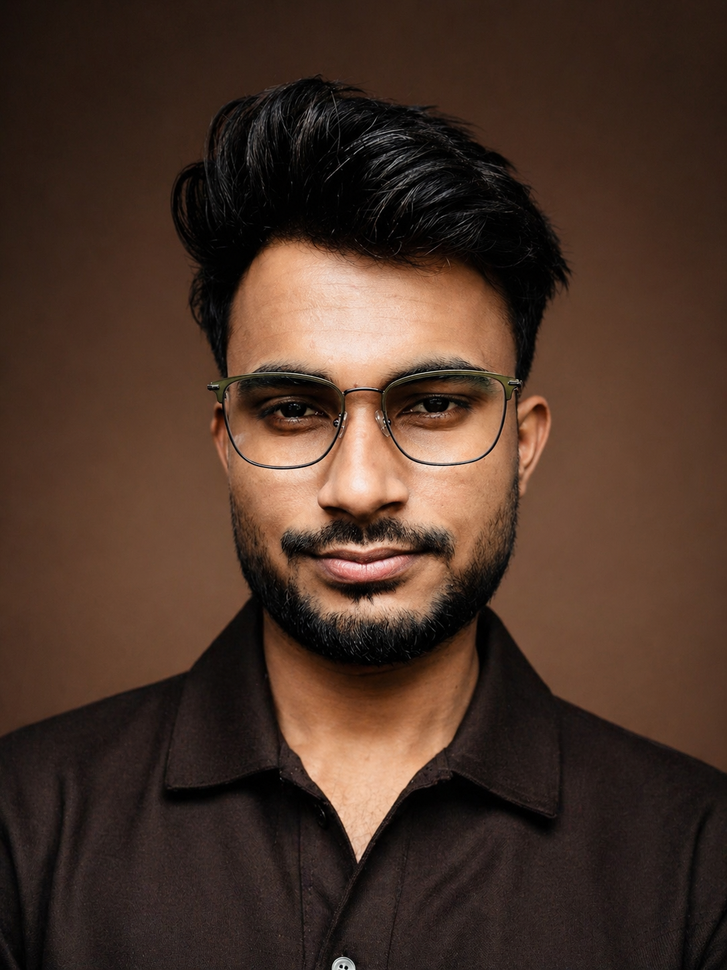
#> input picture public/herophoto.PNG, 727 x 970 px, shrunk from 1086 x 1448 before the run
$ python process_img_premium.py public/herophoto.PNG public/profile.png
#> lines starting #> are read from the running program, lines starting #| are printed output that depends on the picture
import sys
from PIL import Image, ImageEnhance, ImageFilter, ImageDraw

def apply_vignette(img, vignette_strength=0.3):
    width, height = img.size
    vignette = Image.new("L", (width, height), 0)
    draw = ImageDraw.Draw(vignette)

    # Create a radial gradient for vignette
    import math
    center_x, center_y = width / 2, height / 2
    max_radius = math.sqrt(center_x**2 + center_y**2)

    pixels = vignette.load()
    for y in range(height):
        for x in range(width):
            dist = math.sqrt((x - center_x)**2 + (y - center_y)**2)
            alpha = int(255 * (dist / max_radius) * vignette_strength)
            pixels[x, y] = 255 - min(alpha, 255)

    vignette = vignette.filter(ImageFilter.GaussianBlur(min(width, height) * 0.1))

    r, g, b, a = img.split()
    # Apply vignette by multiplying the alpha
    a_new = Image.blend(a, vignette, 0.5)
    return Image.merge("RGBA", (r, g, b, a))

def process_image(input_path, output_path):
#> called with input_path = 'public/herophoto.PNG', output_path = 'public/profile.png'
    print("Processing image for premium cinematic look...")
    img = Image.open(input_path).convert("RGBA")

    # Cinematic HDR enhancements
    enhancer = ImageEnhance.Sharpness(img)
    img = enhancer.enhance(1.6)  # Better sharpness

    enhancer = ImageEnhance.Contrast(img)
    img = enhancer.enhance(1.15)  # Premium HDR contrast
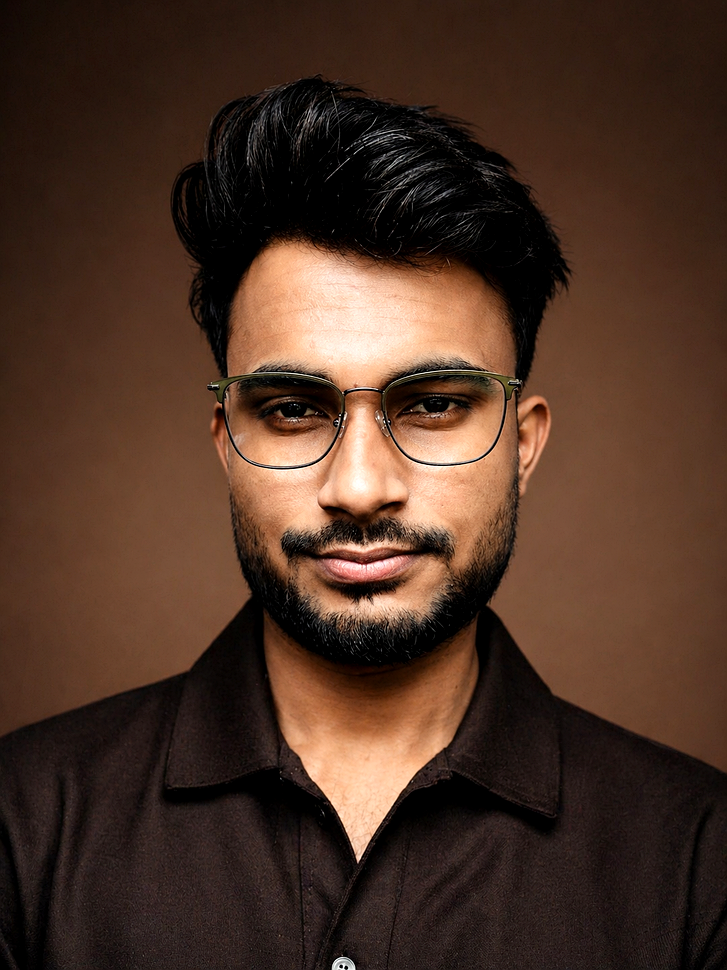
#> img: PIL image 727x970 RGBA; mean R, G, B, A 75.8, 50.6, 37.3, 255

    enhancer = ImageEnhance.Color(img)
    img = enhancer.enhance(1.08)  # Cinematic color

    enhancer = ImageEnhance.Brightness(img)
    img = enhancer.enhance(1.02)  # Slight lighting correction

    # Soft vignette
    img = apply_vignette(img, 0.25)
#> in apply_vignette, `vignette = Image.new("L", (width, height), 0)`: vignette: PIL image 727x970 L; every value is 0
#> in apply_vignette, `vignette = vignette.filter(ImageFilter.GaussianBlur(min(width, height)..`:
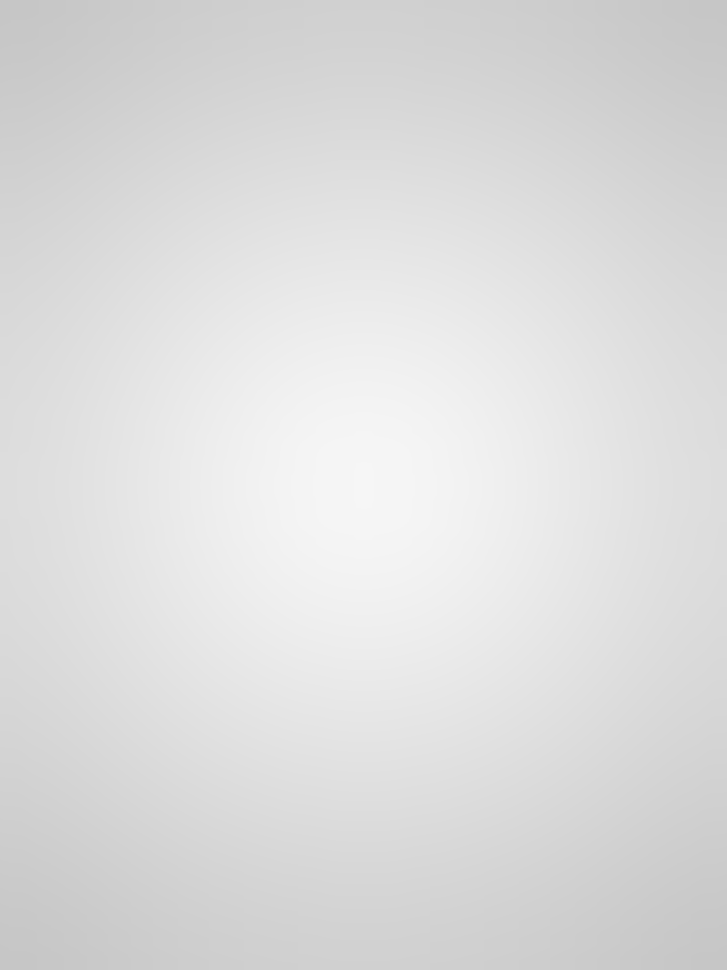
#> vignette: PIL image 727x970 L; min 198, max 246, mean 220.8
#> in apply_vignette, `r, g, b, a = img.split()`:
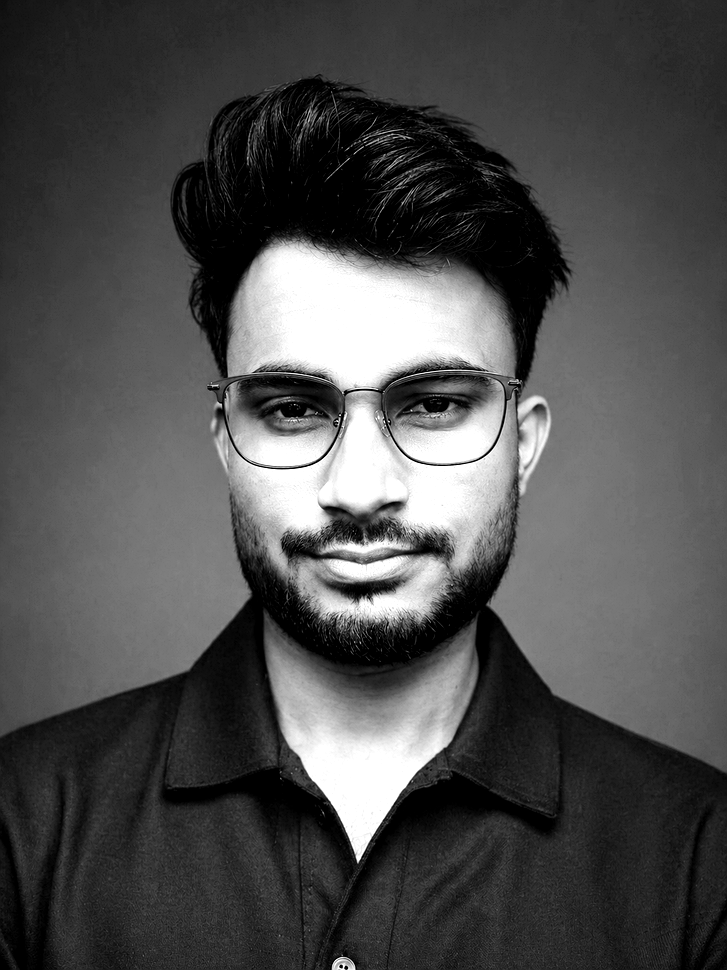
#> r: PIL image 727x970 L; min 0, max 255, mean 77.7
#> in apply_vignette, `r, g, b, a = img.split()`:
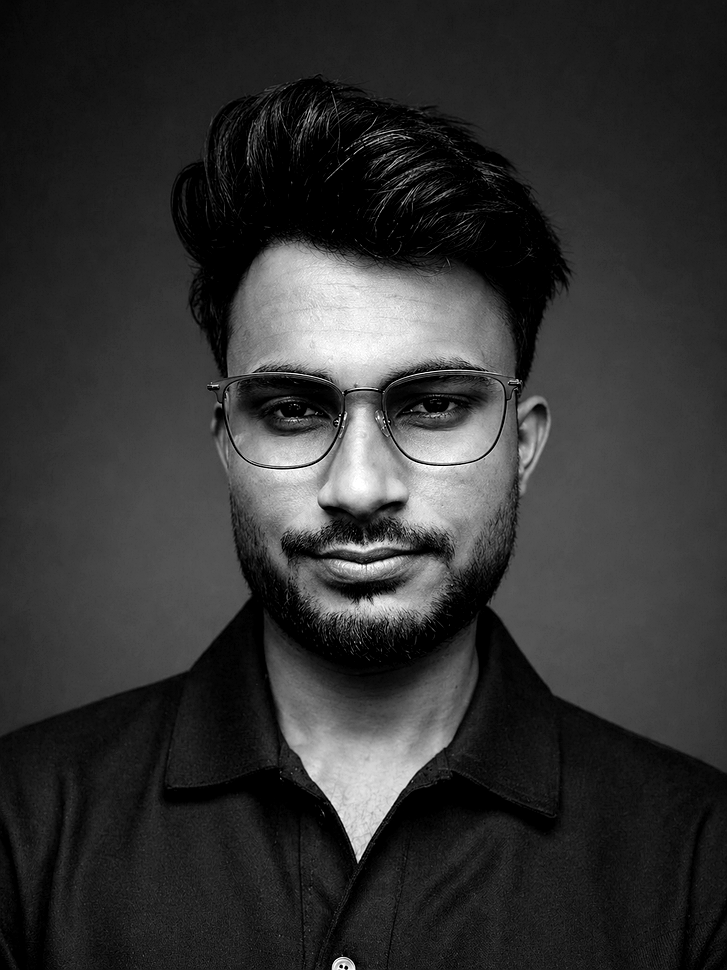
#> g: PIL image 727x970 L; min 0, max 255, mean 50.2
#> in apply_vignette, `r, g, b, a = img.split()`:
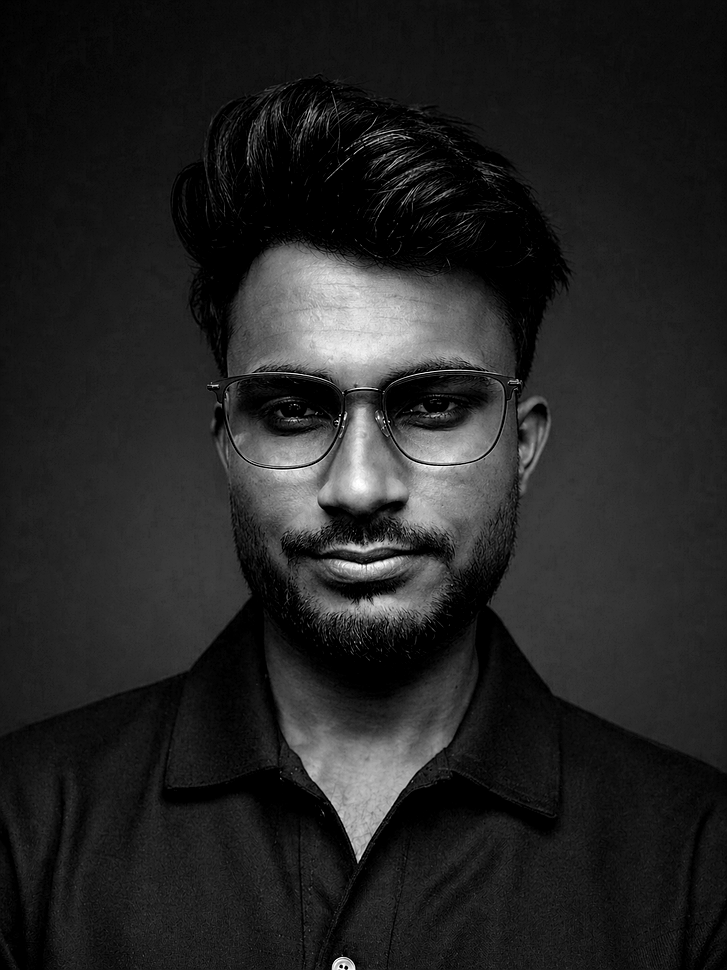
#> b: PIL image 727x970 L; min 0, max 255, mean 35.5
#> in apply_vignette, `r, g, b, a = img.split()`: a: PIL image 727x970 L; every value is 255
#> in apply_vignette, `a_new = Image.blend(a, vignette, 0.5)`:
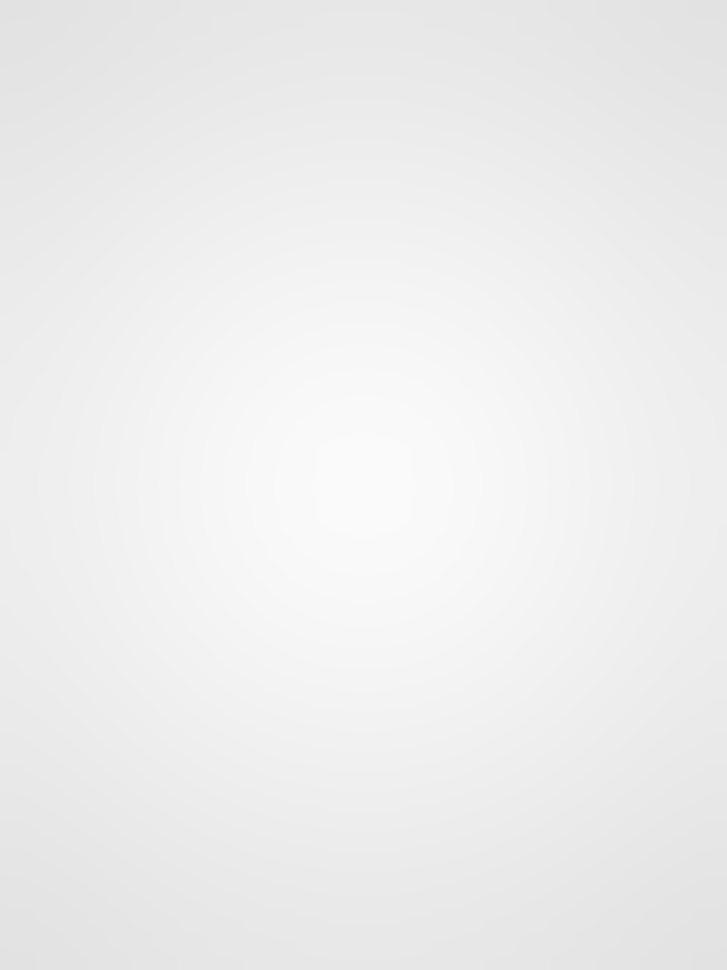
#> a_new: PIL image 727x970 L; min 226, max 250, mean 237.6

    img.save(output_path, "PNG")
    print(f"Saved premium image to {output_path}")

if __name__ == "__main__":
    process_image(sys.argv[1], sys.argv[2])
